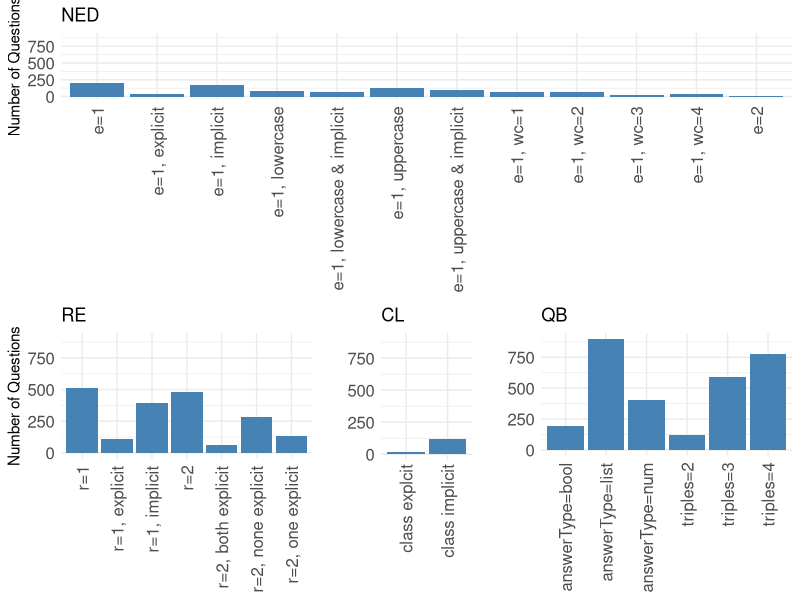
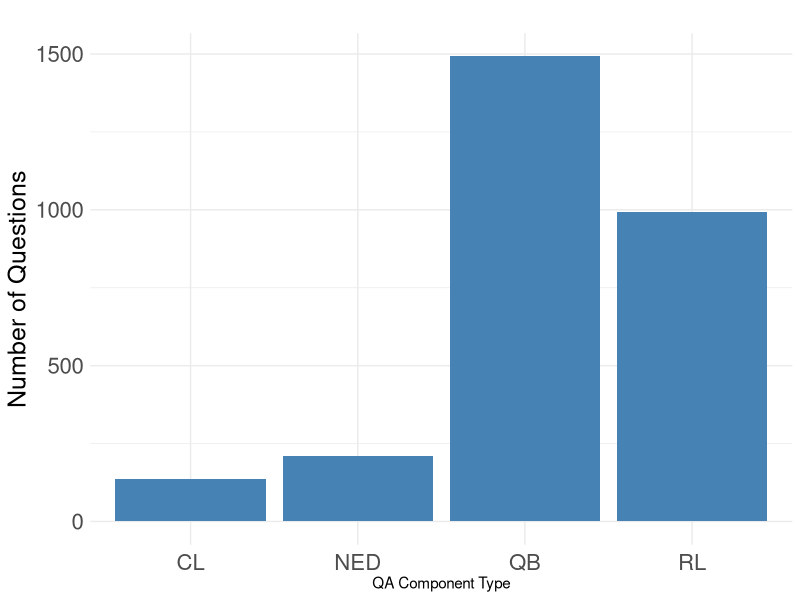

Write R code to recreate these figures, in order.
#########################################################
### install and load R packages
#########################################################

if (!require("gridExtra")) {
  install.packages("gridExtra")
}
if (!require("grid")) {
  install.packages("grid")
}
if (!require("ggplot2")) {
  install.packages("ggplot2")
}

library(gridExtra)
library(grid)
library(ggplot2)


#########################################################
### functions
#########################################################

plotbars <- function(data, ylab, title) {
  p <- ggplot(data = data,
              aes(x = feature, y = number)) +
    xlab(NULL) +
    ylab(ylab) +
    ggtitle(title) +
    geom_bar(stat = "identity",
             fill = "steelblue") +
    theme_minimal() +
    theme(axis.text.x = element_text(angle = 90, hjust = 1, vjust = 0.5, size = 12),
          axis.text.y = element_text(size = 12))
  return(p)
}


#########################################################
### plot all barplots
#########################################################

# Unanswered questions per question type
neddata <- read.csv("data/ned-unanswered.csv", sep = ',')
plot1 <- plotbars(neddata, "Number of Questions", "NED") +
  scale_y_continuous(limits = c(0, 900))

reldata <- read.csv("data/rel-unanswered.csv", sep = ',')
plot2 <- plotbars(reldata, "Number of Questions", "RE") +
  scale_y_continuous(limits = c(0, 900))

classdata <- read.csv("data/class-unanswered.csv", sep = ',')
plot3 <- plotbars(classdata, "", "CL") +
  scale_y_continuous(limits = c(0, 900)) +
  theme(axis.text.x = element_text(margin = margin(t = 0, r = 0, b = 25, l = 0)))

qbdata <- read.csv("data/qb-unanswered.csv", sep = ',')
plot4 <- plotbars(qbdata, "", "QB") +
  scale_y_continuous(limits = c(0, 900))

pdf("unanswered-1.pdf")
lay <- rbind(c(1,1,1,1,1),
             c(2,2,3,4,4))
grid.arrange(plot1, plot2, plot3, plot4, layout_matrix = lay)
dev.off()

# All unanswered questions
allunanswered <- read.csv("data/unanswered.csv", sep = ',')
plot5 <- plotbars(allunanswered, "Number of Questions", "")

ggsave("unanswered-2.pdf", plot5 +
         xlab("QA Component Type") +
         theme(axis.text.x = element_text(angle = 0, hjust = 0.5, vjust = 0.5, size = 16),
               axis.text.y = element_text(size = 16),
               axis.title.y = element_text(size = 18)))
